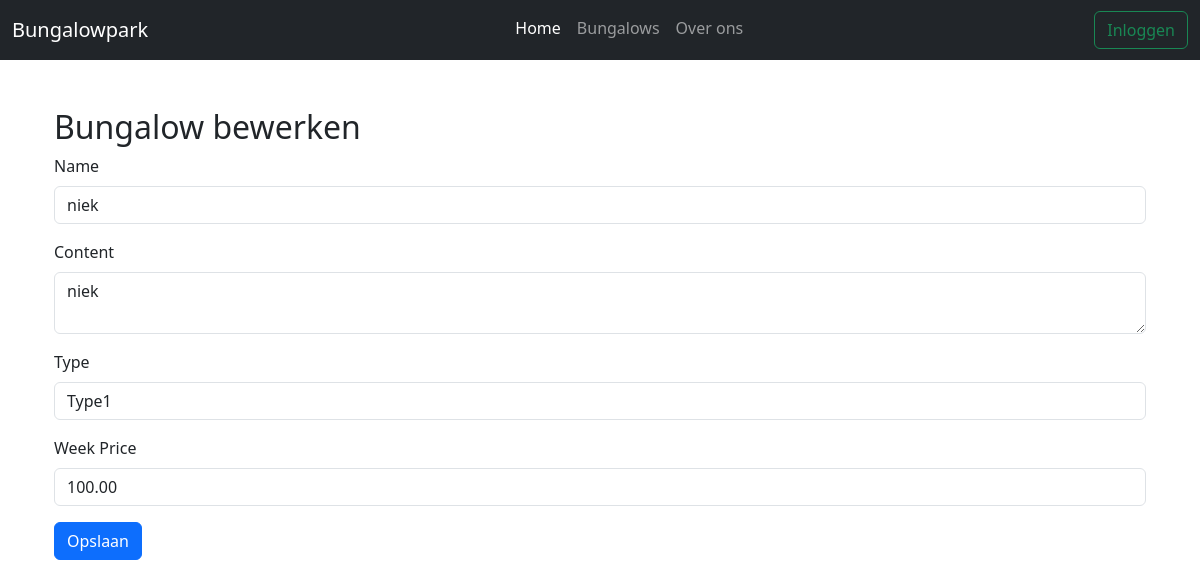
Page /admin/edit/1 on the earlier database version.
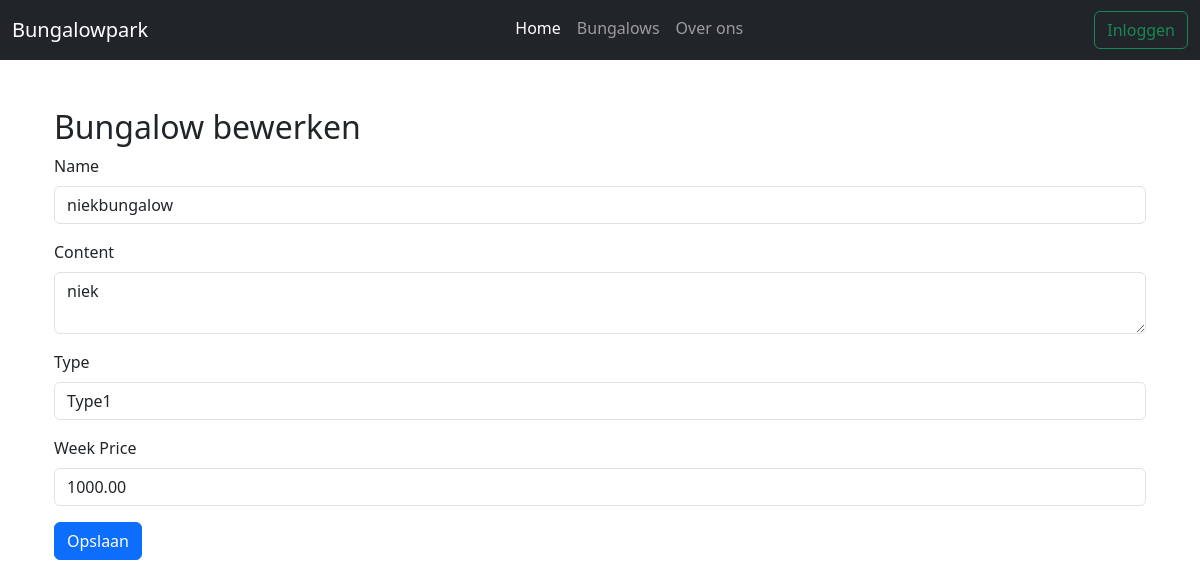
Same page on the later database version.
### webapp/models.py (models this page shows, shortened)
class Bungalow(db.Model):
    id = db.Column(db.Integer, primary_key=True)
    name = db.Column(db.String(100), nullable=False)
    content = db.Column(db.Text, nullable=False)
    bungalow_type = db.Column(db.String(100), nullable=False)
    weekprice = db.Column(db.Float, nullable=False)
    image_file = db.Column(db.String(100), nullable=True, default="default.jpg")
    bookings = relationship("Booking", backref="bungalow", lazy=True)

### webapp/bungalows/views.py (the view)
@bung.route("/admin/edit/<int:bungalow_id>", methods=["GET", "POST"])
def edit_bungalow(bungalow_id):
    bungalow = Bungalow.query.get_or_404(bungalow_id)
    form = BungalowForm(obj=bungalow)
    if form.validate_on_submit():
        form.populate_obj(bungalow)
        db.session.commit()
        flash("Bungalow succesvol bijgewerkt!", "success")
        return redirect(url_for("bung.admin"))
    return render_template("edit.html", form=form)

### webapp/bungalows/forms.py
class BungalowForm(FlaskForm):
    name = StringField("Name", validators=[DataRequired()])
    content = TextAreaField("Content", validators=[DataRequired()])
    bungalow_type = SelectField(
        "Type",
        choices=[("Type1", "Type1"), ("Type2", "Type2")],
        validators=[DataRequired()],
    )
    weekprice = DecimalField("Week Price", validators=[DataRequired()])
    submit = SubmitField("Add Bungalow")

### webapp/bungalows/templates/edit.html (shortened to what this page needs)
{% extends "base.html" %}
{% block main %}
<div class="container">
    <h2>Bungalow bewerken</h2>
    <form method="post">
        <div class="mb-3">
            {{ form.name.label(class="form-label") }}
            {{ form.name(class="form-control") }}
        </div>
        <div class="mb-3">
            {{ form.content.label(class="form-label") }}
            {{ form.content(class="form-control") }}
        </div>
        <div class="mb-3">
            {{ form.bungalow_type.label(class="form-label") }}
            {{ form.bungalow_type(class="form-control") }}
        </div>
        <div class="mb-3">
            {{ form.weekprice.label(class="form-label") }}
            {{ form.weekprice(class="form-control") }}
        </div>
        <button type="submit" class="btn btn-primary">Opslaan</button>
    </form>
</div>
{% endblock %}

Differences in the rows shown:
changed Bungalow "niek": name "niek" → "niekbungalow"; weekprice "100.00" → "1000.00"
